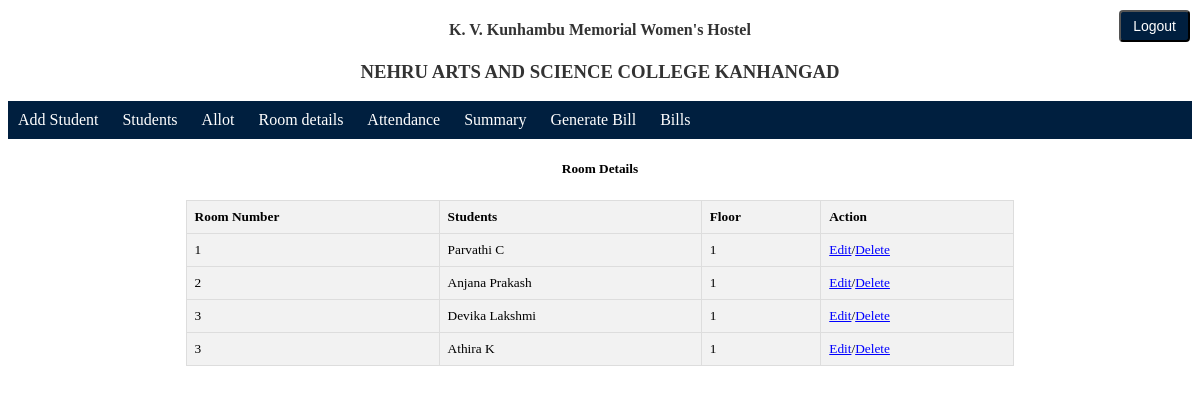
The app's page /allotements/ (signed in), older data.
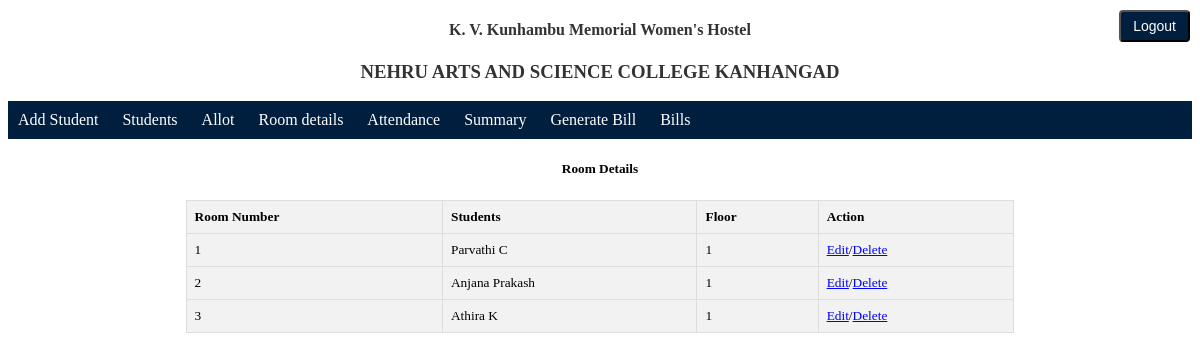
The same page, newer data.
### hostel/models.py (models this page shows, shortened)
class Allotment(models.Model):
    room_number = models.ForeignKey(Room,on_delete=models.CASCADE)
    name = models.OneToOneField(Student,on_delete=models.CASCADE)

class Room(models.Model):
    room_number = models.SmallIntegerField(unique=True)
    floor = models.CharField(max_length=50)
    def __str__(self):
        return str(self.room_number)

class Student(models.Model):
    name = models.CharField(max_length=50, unique=True)
    obc = 'OBC'
    oec = 'OEC'
    gen = 'GENERAL'
    sc = 'SC'
    st = 'ST'
    category_choices = [(obc,'OBC'),(oec,'OEC'),(gen,"GENERAL"),(sc,'SC'),(st,'ST')]
    category = models.CharField(max_length=20,choices=category_choices)
    pgm_id = models.ForeignKey(Programme,on_delete=models.CASCADE)
    yes = 'YES'
    no = 'NO'
    egrantz_choice = [(yes,'Yes'),(no,'No')]  #Change is needed No to NO
    E_Grantz = models.CharField(max_length = 10,choices=egrantz_choice)
    def __str__(self):
        return self.name

### hostel/views.py (the view)
# urls.py: path('allotements/',views.view_allotement,name='view_allotement'),
@login_required()
def view_allotement(request):
    alloted_list = Allotment.objects.select_related('room_number','name').all().order_by('room_number')
    return render(request,'hostel/allotements.html',{'alloted':alloted_list})

### hostel/templates/hostel/allotements.html (shortened to what this page needs)
{% extends 'base.html' %}
{% block content %}
    <h5>Room Details</h5>
    <div class="allot">
        <table>
            <tr>
                <th>Room Number</th><th>Students</th><th>Floor</th><th>Action</th>
            </tr>
            {% for a in alloted %}
            <tr>
                <td>{{a.room_number}}</td>
                <td>{{a.name}}</td>
                <td>{{a.room_number.floor}}</td>
                <td><a href="{% url 'edit_allocation' a.name %}">Edit</a>/<a href="{% url 'delete_allocation' a.name %}">Delete</a></td>
            </tr>
            {% endfor %}
        </table>
    </div>
{% endblock %}

Row changes from the older to the newer data that the page shows:
removed Allotment: room_number "3", name "Devika Lakshmi", room_number.floor "1"
